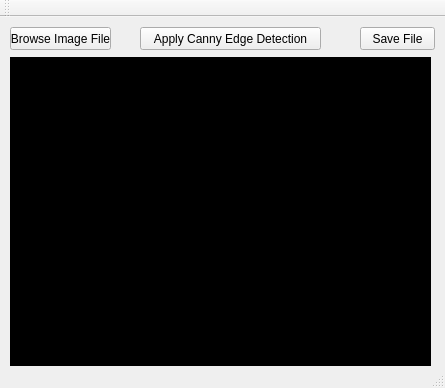
<?xml version="1.0" encoding="UTF-8"?>
<ui version="4.0">
 <class>MainWindow</class>
 <widget class="QMainWindow" name="MainWindow">
  <property name="geometry">
   <rect>
    <x>0</x>
    <y>0</y>
    <width>445</width>
    <height>388</height>
   </rect>
  </property>
  <property name="windowTitle">
   <string>AlpX Qt-OpenCV Application - Canny Edge Detection</string>
  </property>
  <widget class="QWidget" name="centralWidget">
   <widget class="QPushButton" name="pushButton">
    <property name="geometry">
     <rect>
      <x>10</x>
      <y>10</y>
      <width>101</width>
      <height>23</height>
     </rect>
    </property>
    <property name="text">
     <string>Browse Image File</string>
    </property>
   </widget>
   <widget class="QLabel" name="label">
    <property name="geometry">
     <rect>
      <x>10</x>
      <y>40</y>
      <width>421</width>
      <height>311</height>
     </rect>
    </property>
    <property name="sizePolicy">
     <sizepolicy hsizetype="Maximum" vsizetype="MinimumExpanding">
      <horstretch>0</horstretch>
      <verstretch>0</verstretch>
     </sizepolicy>
    </property>
    <property name="styleSheet">
     <string notr="true">background-color: rgb(0, 0, 0);</string>
    </property>
    <property name="text">
     <string/>
    </property>
   </widget>
   <widget class="QPushButton" name="pushButton_2">
    <property name="geometry">
     <rect>
      <x>140</x>
      <y>10</y>
      <width>181</width>
      <height>23</height>
     </rect>
    </property>
    <property name="text">
     <string>Apply Canny Edge Detection</string>
    </property>
   </widget>
   <widget class="QPushButton" name="pushButton_3">
    <property name="geometry">
     <rect>
      <x>360</x>
      <y>10</y>
      <width>75</width>
      <height>23</height>
     </rect>
    </property>
    <property name="text">
     <string>Save File</string>
    </property>
   </widget>
  </widget>
  <widget class="QMenuBar" name="menuBar">
   <property name="geometry">
    <rect>
     <x>0</x>
     <y>0</y>
     <width>445</width>
     <height>21</height>
    </rect>
   </property>
  </widget>
  <widget class="QToolBar" name="mainToolBar">
   <attribute name="toolBarArea">
    <enum>TopToolBarArea</enum>
   </attribute>
   <attribute name="toolBarBreak">
    <bool>false</bool>
   </attribute>
  </widget>
  <widget class="QStatusBar" name="statusBar"/>
 </widget>
 <layoutdefault spacing="6" margin="11"/>
 <resources/>
 <connections/>
</ui>
